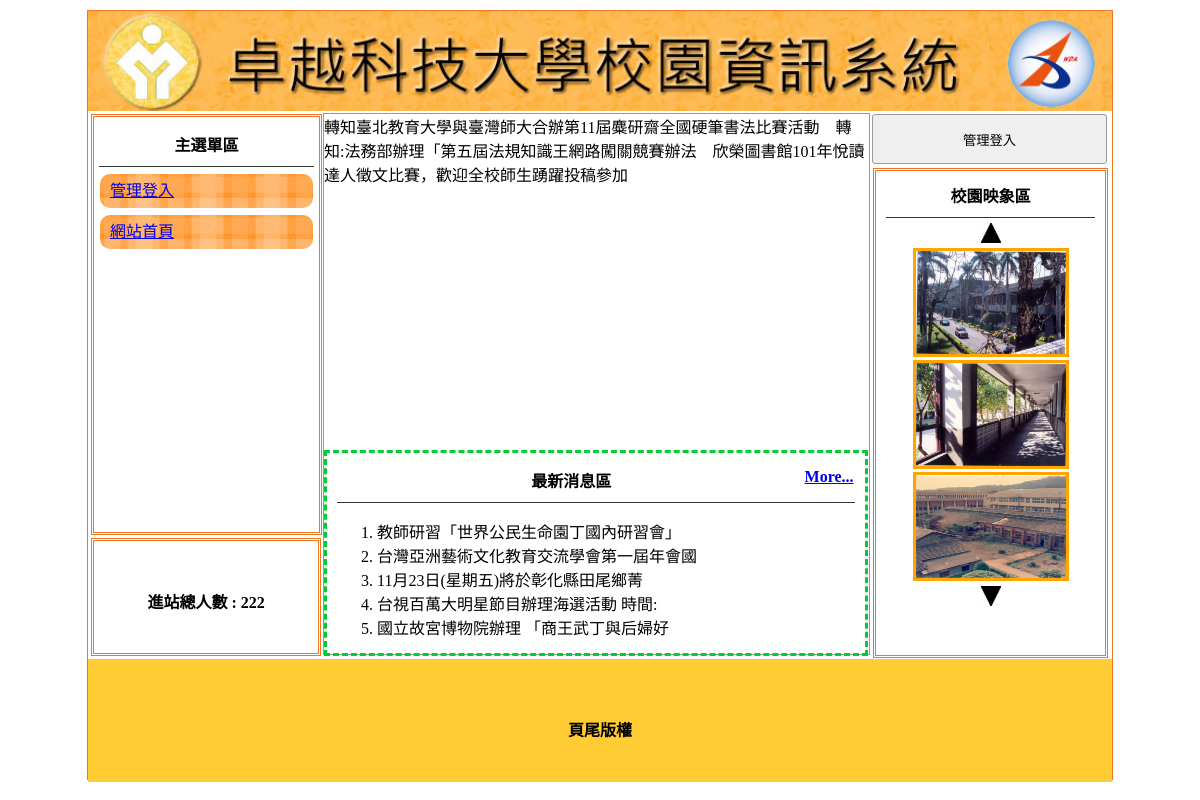
Before: / with the older database file.
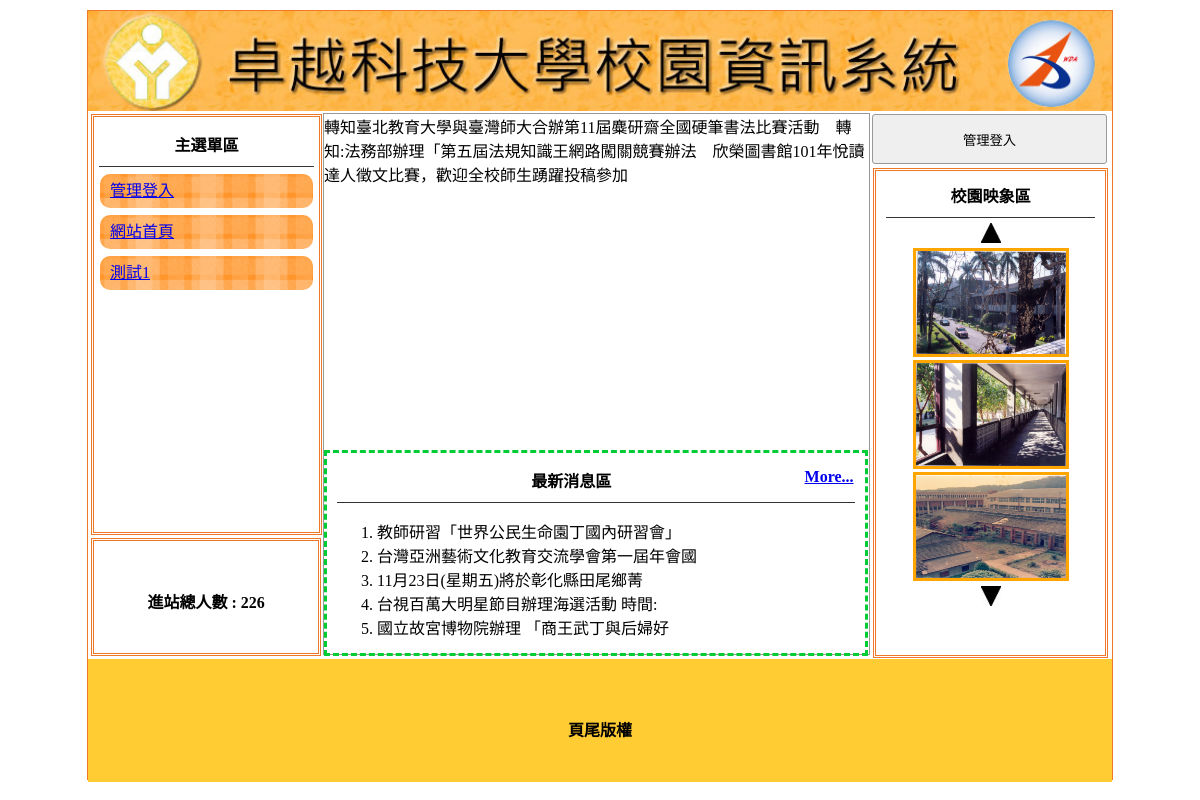
After: the same page with the newer database file.
### tables this page shows
CREATE TABLE `menu` (
  `id` int(10) UNSIGNED NOT NULL,
  `text` text NOT NULL,
  `href` text NOT NULL,
  `main_id` int(10) UNSIGNED NOT NULL,
  `sh` int(1) UNSIGNED NOT NULL
);

CREATE TABLE `total` (
  `id` int(10) UNSIGNED NOT NULL,
  `total` int(10) UNSIGNED NOT NULL
);

CREATE TABLE `ad` (
  `id` int(10) UNSIGNED NOT NULL,
  `text` text NOT NULL,
  `sh` int(1) UNSIGNED NOT NULL
);

CREATE TABLE `news` (
  `id` int(10) UNSIGNED NOT NULL,
  `text` text NOT NULL,
  `sh` int(1) UNSIGNED NOT NULL
);

CREATE TABLE `image` (
  `id` int(10) UNSIGNED NOT NULL,
  `img` text NOT NULL,
  `sh` int(1) UNSIGNED NOT NULL
);

### api/db.php (called while the page is built, shortened)
<?php
class DB
{
    protected $pdo;
    protected $table;
    function __construct($table)
    {
        $this->table = $table;
        $host     = getenv('DB_HOST') ?: '127.0.0.1';
        $port     = getenv('DB_PORT') ?: '3306';
        $user     = getenv('DB_USERNAME') ?: 'root';
        $password = getenv('DB_PASSWORD') !== false ? getenv('DB_PASSWORD') : '';
        $dbname   = 'db11';
        $dsn = "mysql:host={$host};port={$port};dbname={$dbname};charset=utf8mb4";
        $this->pdo = new PDO($dsn, $user, $password, [
            PDO::ATTR_ERRMODE            => PDO::ERRMODE_EXCEPTION,
            PDO::ATTR_DEFAULT_FETCH_MODE => PDO::FETCH_ASSOC,
            PDO::ATTR_EMULATE_PREPARES   => false,
        ]);
    }
    function all(...$arg)
    {
        $sql = " SELECT * FROM `$this->table` ";
        if (isset($arg[0])) {
            if (is_array($arg[0])) {
                $where = $this->array2sql($arg[0]);
                $sql .= " WHERE " . join(" AND ", $where);
            } else {
                $sql .= $arg[0];
            }
        }
        if (isset($arg[1])) {
            $sql .= $arg[1];
        }
        return $this->pdo->query($sql)->fetchAll(PDO::FETCH_ASSOC);
    }
    function find($id)
    {
        $sql = " SELECT * FROM `$this->table` ";
        if (is_array($id)) {
            $where = $this->array2sql($id);
            $sql .= " WHERE " . join(" AND ", $where);
        } else {
            $sql .= " WHERE `id`='$id' ";
        }
        return $this->pdo->query($sql)->fetch(PDO::FETCH_ASSOC);
    }
    private function array2sql($array)
    {
        $tmp = [];
        foreach ($array as $key => $value) {
            $tmp[] = "`$key`='$value'";
        }
        return $tmp;
    }
}
$Ad = new DB('ad');
$Image = new DB('image');
$Total = new DB('total');
$News = new DB('news');
$Menu = new DB('menu');

### index.php (the view, shortened to what the changed rows need)
<?php
include_once "./api/db.php";
?>
<!DOCTYPE html PUBLIC "-//W3C//DTD XHTML 1.0 Transitional//EN" "http://www.w3.org/TR/xhtml1/DTD/xhtml1-transitional.dtd">
<html xmlns="http://www.w3.org/1999/xhtml">
<head>
	<link href="./css/css.css" rel="stylesheet" type="text/css">
</head>
<body>
	<div id="main">
		<div id="ms">
			<div id="lf" style="float:left;">
				<div id="menuput" class="dbor">
					<span class="t botli">主選單區</span>
					<?php
					$mains = $Menu->all(['main_id' => 0, 'sh' => 1]);
					foreach ($mains as $main):
					?>
						<div class="mainmu">
							<a href="<?= $main['href']; ?>">
								<?= $main['text']; ?>
							</a>
						</div>
					<?php endforeach; ?>
				</div>
				<div class="dbor" style="margin:3px; width:95%; height:20%; line-height:100px;">
					<span class="t">進站總人數 :
						<?php
						$row = $Total->find(1);
						echo $row['total'];
						?>
					</span>
				</div>
			</div>
			<?php
			$do = $_GET['do'] ?? 'main';
			$file = "./front/" . $do . ".php";
			if (file_exists($file)) {
				include $file;
			} else {
				include "./front/main.php";
			}
			?>
			<div class="di di ad" style="height:540px; width:23%; padding:0px; margin-left:22px; float:left; ">
				<div style="width:89%; height:480px;" class="dbor">
					<?php
					$rows = $Image->all(['sh' => 1]);
					foreach ($rows as $key => $img):
					?>
						<div class='im' id='ssaa<?= $key; ?>' style='display:none;text-align:center;margin:3px 0'>
							<img src='upload/<?= $img['img']; ?>' style='width:150px;height:103px;border:3px solid orange;'>
						</div>
					<?php
					endforeach;
					?>
				</div>
			</div>
		</div>
	</div>
</body>
</html>

### front/main.php (shortened to what the changed rows need)
<div class="di" style="height:540px; border:#999 1px solid; width:53.2%; margin:2px 0px 0px 0px; float:left; position:relative; left:20px;">
    <marquee scrolldelay="120" direction="left" style="position:absolute; width:100%; height:40px;">
        <?php
        $rows = $Ad->all(['sh' => 1]);
        foreach ($rows as $row) {
            echo $row['text'] . "&nbsp;&nbsp;&nbsp;&nbsp;";
        }
        ?>
    </marquee>
    <div style="height:32px; display:block;"></div>
    <div style="width:100%; padding:2px; height:290px;">
        <div id="mwww" loop="true" style="width:100%; height:100%;">
        </div>
    </div>
    <div style="width:95%; padding:2px; height:190px; margin-top:10px; padding:5px 10px 5px 10px; border:#0C3 dashed 3px; position:relative;">
        <span class="t botli">最新消息區
        </span>
        <ul class="ssaa" style="list-style-type:decimal;">
            <?php
            $rows = $News->all(['sh' => 1], "limit 5");
            foreach ($rows as $row):
            ?>
                <li>
                    <?= mb_substr($row['text'],0,20); ?>
                </li>
            <?php
            endforeach;
            ?>
        </ul>
    </div>
</div>

Changed rows visible on the page:
added menu: text "測試1"
changed total: total "222" → "226"
